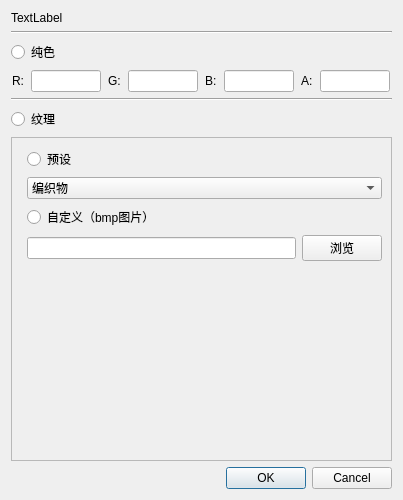
<?xml version="1.0" encoding="UTF-8"?>
<ui version="4.0">
 <class>DialogAddTexture</class>
 <widget class="QDialog" name="DialogAddTexture">
  <property name="geometry">
   <rect>
    <x>0</x>
    <y>0</y>
    <width>403</width>
    <height>500</height>
   </rect>
  </property>
  <property name="sizePolicy">
   <sizepolicy hsizetype="Preferred" vsizetype="Fixed">
    <horstretch>0</horstretch>
    <verstretch>0</verstretch>
   </sizepolicy>
  </property>
  <property name="minimumSize">
   <size>
    <width>0</width>
    <height>50</height>
   </size>
  </property>
  <property name="windowTitle">
   <string>Dialog</string>
  </property>
  <layout class="QVBoxLayout" name="verticalLayout_3">
   <item>
    <layout class="QVBoxLayout" name="verticalLayout">
     <property name="sizeConstraint">
      <enum>QLayout::SetDefaultConstraint</enum>
     </property>
     <item>
      <widget class="QLabel" name="label">
       <property name="sizePolicy">
        <sizepolicy hsizetype="Preferred" vsizetype="Fixed">
         <horstretch>0</horstretch>
         <verstretch>0</verstretch>
        </sizepolicy>
       </property>
       <property name="text">
        <string>TextLabel</string>
       </property>
      </widget>
     </item>
     <item>
      <widget class="Line" name="line">
       <property name="orientation">
        <enum>Qt::Horizontal</enum>
       </property>
      </widget>
     </item>
     <item>
      <widget class="QRadioButton" name="radioButton_color">
       <property name="text">
        <string>纯色</string>
       </property>
      </widget>
     </item>
     <item>
      <layout class="QHBoxLayout" name="horizontalLayout">
       <property name="sizeConstraint">
        <enum>QLayout::SetDefaultConstraint</enum>
       </property>
       <item>
        <widget class="QLabel" name="label_r">
         <property name="sizePolicy">
          <sizepolicy hsizetype="Maximum" vsizetype="Maximum">
           <horstretch>0</horstretch>
           <verstretch>0</verstretch>
          </sizepolicy>
         </property>
         <property name="text">
          <string>R:</string>
         </property>
        </widget>
       </item>
       <item>
        <widget class="QLineEdit" name="lineEdit_r">
         <property name="sizePolicy">
          <sizepolicy hsizetype="Fixed" vsizetype="Fixed">
           <horstretch>0</horstretch>
           <verstretch>0</verstretch>
          </sizepolicy>
         </property>
         <property name="maximumSize">
          <size>
           <width>70</width>
           <height>16777215</height>
          </size>
         </property>
        </widget>
       </item>
       <item>
        <widget class="QLabel" name="label_g">
         <property name="sizePolicy">
          <sizepolicy hsizetype="Maximum" vsizetype="Maximum">
           <horstretch>0</horstretch>
           <verstretch>0</verstretch>
          </sizepolicy>
         </property>
         <property name="text">
          <string>G:</string>
         </property>
        </widget>
       </item>
       <item>
        <widget class="QLineEdit" name="lineEdit_g">
         <property name="sizePolicy">
          <sizepolicy hsizetype="Fixed" vsizetype="Fixed">
           <horstretch>0</horstretch>
           <verstretch>0</verstretch>
          </sizepolicy>
         </property>
         <property name="maximumSize">
          <size>
           <width>70</width>
           <height>16777215</height>
          </size>
         </property>
        </widget>
       </item>
       <item>
        <widget class="QLabel" name="label_b">
         <property name="sizePolicy">
          <sizepolicy hsizetype="Maximum" vsizetype="Maximum">
           <horstretch>0</horstretch>
           <verstretch>0</verstretch>
          </sizepolicy>
         </property>
         <property name="text">
          <string>B:</string>
         </property>
        </widget>
       </item>
       <item>
        <widget class="QLineEdit" name="lineEdit_b">
         <property name="sizePolicy">
          <sizepolicy hsizetype="Fixed" vsizetype="Fixed">
           <horstretch>0</horstretch>
           <verstretch>0</verstretch>
          </sizepolicy>
         </property>
         <property name="maximumSize">
          <size>
           <width>70</width>
           <height>16777215</height>
          </size>
         </property>
        </widget>
       </item>
       <item>
        <widget class="QLabel" name="label_a">
         <property name="sizePolicy">
          <sizepolicy hsizetype="Maximum" vsizetype="Preferred">
           <horstretch>0</horstretch>
           <verstretch>0</verstretch>
          </sizepolicy>
         </property>
         <property name="text">
          <string>A:</string>
         </property>
        </widget>
       </item>
       <item>
        <widget class="QLineEdit" name="lineEdit_a">
         <property name="enabled">
          <bool>true</bool>
         </property>
         <property name="sizePolicy">
          <sizepolicy hsizetype="Fixed" vsizetype="Fixed">
           <horstretch>0</horstretch>
           <verstretch>0</verstretch>
          </sizepolicy>
         </property>
         <property name="maximumSize">
          <size>
           <width>70</width>
           <height>16777215</height>
          </size>
         </property>
        </widget>
       </item>
      </layout>
     </item>
     <item>
      <widget class="Line" name="line_2">
       <property name="orientation">
        <enum>Qt::Horizontal</enum>
       </property>
      </widget>
     </item>
     <item>
      <widget class="QRadioButton" name="radioButton_texture">
       <property name="text">
        <string>纹理</string>
       </property>
      </widget>
     </item>
     <item>
      <widget class="QFrame" name="frame">
       <property name="sizePolicy">
        <sizepolicy hsizetype="Preferred" vsizetype="Expanding">
         <horstretch>0</horstretch>
         <verstretch>0</verstretch>
        </sizepolicy>
       </property>
       <property name="frameShape">
        <enum>QFrame::StyledPanel</enum>
       </property>
       <property name="frameShadow">
        <enum>QFrame::Raised</enum>
       </property>
       <layout class="QVBoxLayout" name="verticalLayout_2">
        <item>
         <layout class="QFormLayout" name="formLayout">
          <item row="1" column="1">
           <widget class="QRadioButton" name="radioButton_pre">
            <property name="text">
             <string>预设</string>
            </property>
           </widget>
          </item>
          <item row="2" column="1">
           <widget class="QComboBox" name="comboBox">
            <property name="iconSize">
             <size>
              <width>16</width>
              <height>16</height>
             </size>
            </property>
            <property name="duplicatesEnabled">
             <bool>false</bool>
            </property>
            <property name="frame">
             <bool>true</bool>
            </property>
            <item>
             <property name="text">
              <string>编织物</string>
             </property>
             <property name="icon">
              <iconset>
               <normalon>:/img/texture/bianzhiwu.bmp</normalon>
              </iconset>
             </property>
            </item>
            <item>
             <property name="text">
              <string>画布</string>
             </property>
             <property name="icon">
              <iconset resource="img/img.qrc">
               <normaloff>:/img/texture/haubu.bmp</normaloff>:/img/texture/haubu.bmp</iconset>
             </property>
            </item>
            <item>
             <property name="text">
              <string>花岗岩</string>
             </property>
             <property name="icon">
              <iconset resource="img/img.qrc">
               <normaloff>:/img/texture/huagangyan.bmp</normaloff>:/img/texture/huagangyan.bmp</iconset>
             </property>
            </item>
            <item>
             <property name="text">
              <string>深色木</string>
             </property>
             <property name="icon">
              <iconset resource="img/img.qrc">
               <normaloff>:/img/texture/shensemu.bmp</normaloff>:/img/texture/shensemu.bmp</iconset>
             </property>
            </item>
            <item>
             <property name="text">
              <string>水滴</string>
             </property>
             <property name="icon">
              <iconset resource="img/img.qrc">
               <normaloff>:/img/texture/shuidi.bmp</normaloff>:/img/texture/shuidi.bmp</iconset>
             </property>
            </item>
            <item>
             <property name="text">
              <string>斜纹布</string>
             </property>
             <property name="icon">
              <iconset resource="img/img.qrc">
               <normaloff>:/img/texture/xiewenbu.bmp</normaloff>:/img/texture/xiewenbu.bmp</iconset>
             </property>
            </item>
            <item>
             <property name="text">
              <string>信纸</string>
             </property>
             <property name="icon">
              <iconset resource="img/img.qrc">
               <normaloff>:/img/texture/xinzhi.bmp</normaloff>:/img/texture/xinzhi.bmp</iconset>
             </property>
            </item>
            <item>
             <property name="text">
              <string>再生纸</string>
             </property>
             <property name="icon">
              <iconset resource="img/img.qrc">
               <normaloff>:/img/texture/zaishengzhi.bmp</normaloff>:/img/texture/zaishengzhi.bmp</iconset>
             </property>
            </item>
            <item>
             <property name="text">
              <string>纸袋</string>
             </property>
             <property name="icon">
              <iconset resource="img/img.qrc">
               <normaloff>:/img/texture/zhidai.bmp</normaloff>:/img/texture/zhidai.bmp</iconset>
             </property>
            </item>
           </widget>
          </item>
          <item row="3" column="1">
           <widget class="QRadioButton" name="radioButton_set">
            <property name="text">
             <string>自定义（bmp图片）</string>
            </property>
           </widget>
          </item>
          <item row="4" column="1">
           <layout class="QHBoxLayout" name="horizontalLayout_2">
            <item>
             <widget class="QLineEdit" name="lineEdit_path">
              <property name="enabled">
               <bool>true</bool>
              </property>
             </widget>
            </item>
            <item>
             <widget class="QPushButton" name="pushButton_path">
              <property name="text">
               <string>浏览</string>
              </property>
             </widget>
            </item>
           </layout>
          </item>
         </layout>
        </item>
       </layout>
      </widget>
     </item>
    </layout>
   </item>
   <item>
    <widget class="QDialogButtonBox" name="buttonBox">
     <property name="orientation">
      <enum>Qt::Horizontal</enum>
     </property>
     <property name="standardButtons">
      <set>QDialogButtonBox::Cancel|QDialogButtonBox::Ok</set>
     </property>
    </widget>
   </item>
  </layout>
 </widget>
 <resources>
  <include location="img/img.qrc"/>
 </resources>
 <connections>
  <connection>
   <sender>buttonBox</sender>
   <signal>accepted()</signal>
   <receiver>DialogAddTexture</receiver>
   <slot>accept()</slot>
   <hints>
    <hint type="sourcelabel">
     <x>248</x>
     <y>254</y>
    </hint>
    <hint type="destinationlabel">
     <x>157</x>
     <y>274</y>
    </hint>
   </hints>
  </connection>
  <connection>
   <sender>buttonBox</sender>
   <signal>rejected()</signal>
   <receiver>DialogAddTexture</receiver>
   <slot>reject()</slot>
   <hints>
    <hint type="sourcelabel">
     <x>316</x>
     <y>260</y>
    </hint>
    <hint type="destinationlabel">
     <x>286</x>
     <y>274</y>
    </hint>
   </hints>
  </connection>
 </connections>
</ui>
